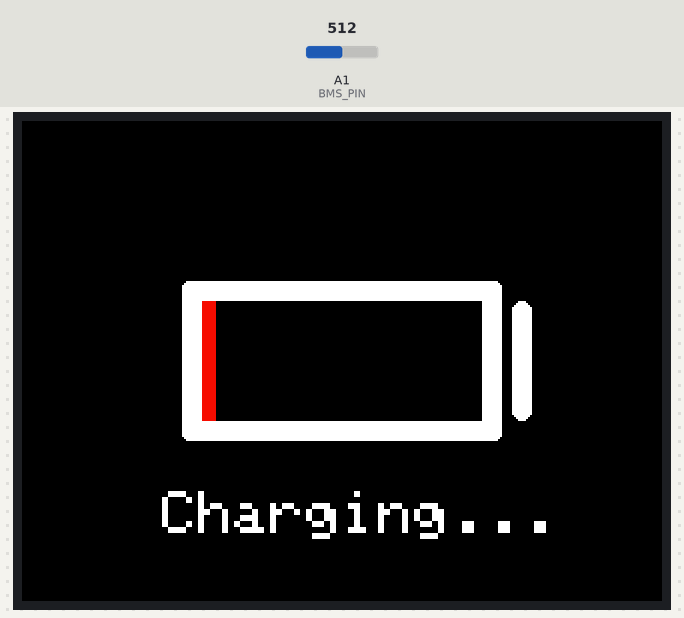
A sketch run on a simulated Arduino Uno, built with avr-gcc and run on an emulated ATmega328P. On the bench: 320×240 colour display. The test bench sets the inputs (shaded band); at power-on: A1 (BMS_PIN) = 512.

Above: at 0.57 s.
At 1.5 s:
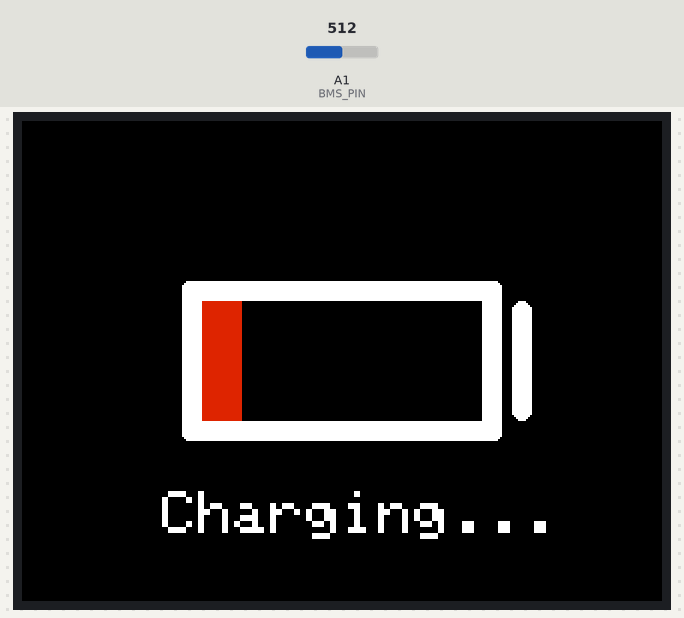
At 3.07 s:
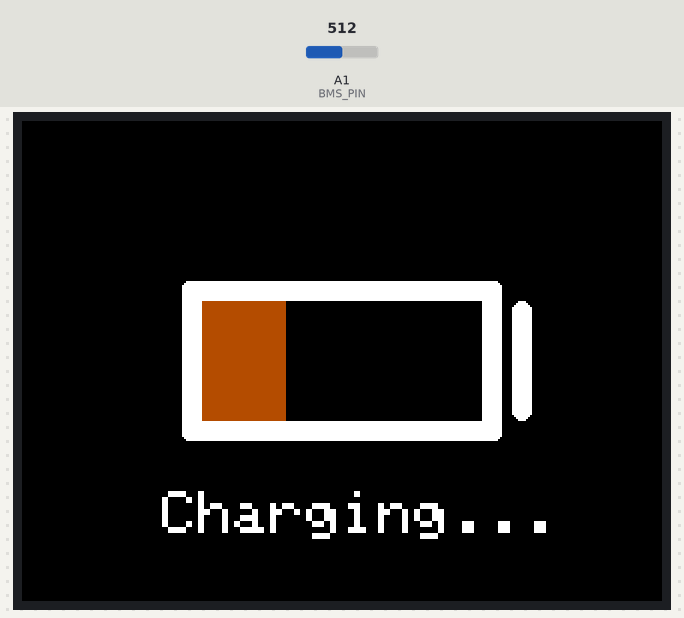
At 5.57 s:
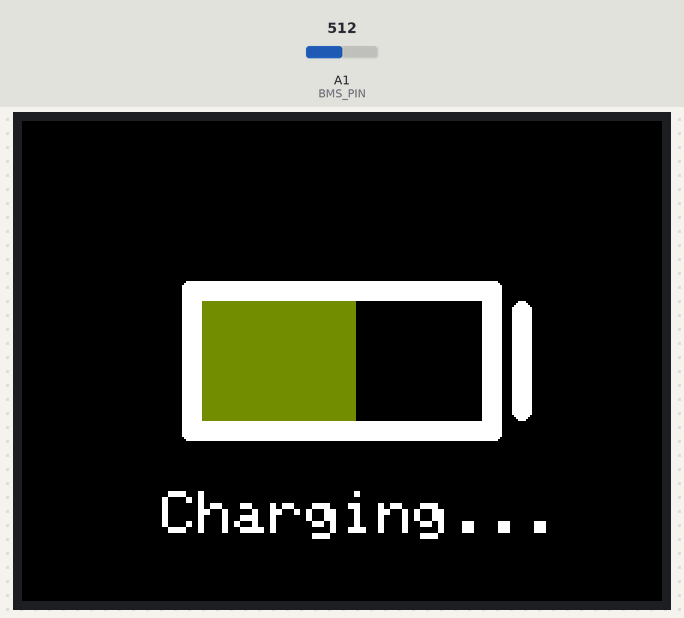
At 8.43 s:
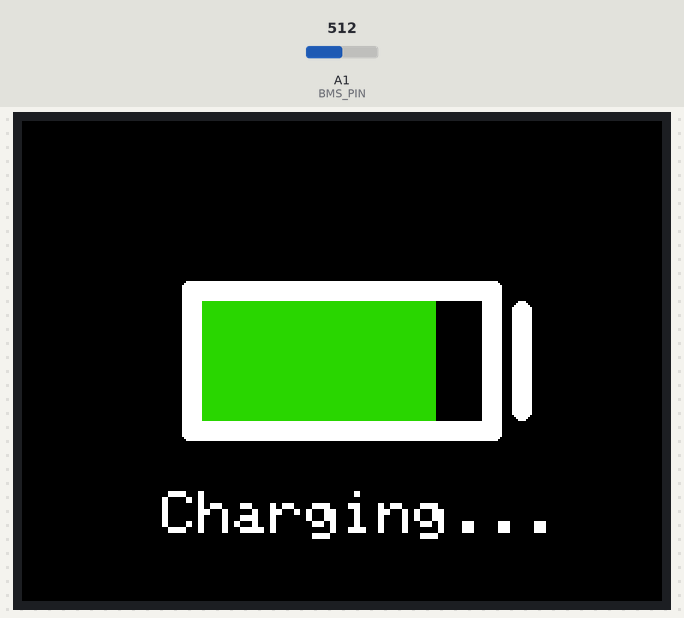
At 10.2 s:
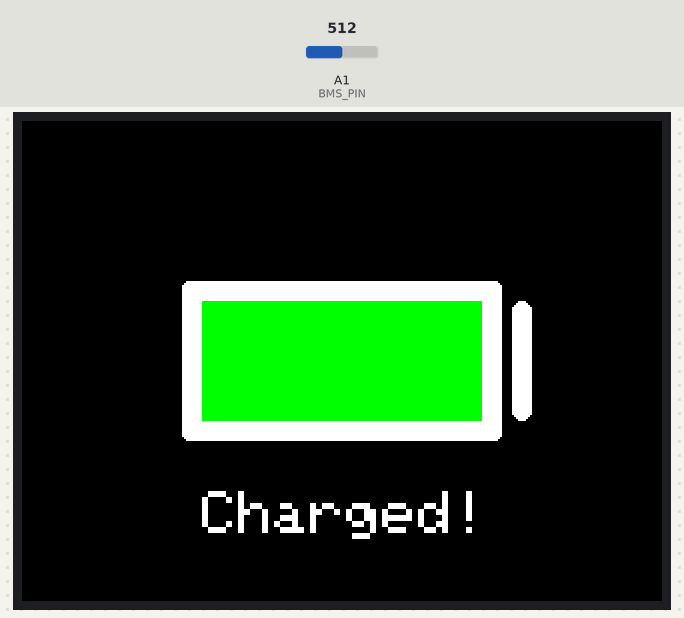

The sketch:

bms.ino
```cpp
#include <SPI.h>
#include <Adafruit_GFX.h>
#include <MCUFRIEND_kbv.h>
#include "voltmeter.h"
#include "display.h"

void setup(void) {
    setup_bms();
    setup_display();
    setup_battery();
}

void loop() {
    unsigned long curr = millis();
    float val = ((float)curr) / 10000.0 * 100.0;  // should take 10s to fill to 100%
    update_battery(val);

    float Vin = read_voltage();

    int ts = 15;
    /*
    tft.setTextColor(WHITE);
    tft.setCursor(50, tft.height() / 6 - ts);
    tft.print("Voltage: ");
    tft.setCursor(200, tft.height() / 6 - ts);
    tft.print(Vin);
    */

    if (val < 100) {
        tft.setCursor(70, 5 * tft.height() / 6 - ts);
        tft.print("Charging...");
    } else if (val > 100 && val < 101) {
        tft.setTextColor(BLACK);
        tft.setCursor(70, 5 * tft.height() / 6 - ts);
        tft.print("Charging...");
    } else {
        tft.setTextColor(WHITE);
        tft.setCursor(90, 5 * tft.height() / 6 - ts);
        tft.print("Charged!");
    }

    /*
    tft.setTextColor(BLACK);
    tft.setCursor(200, tft.height() / 6 - ts);
    tft.print(Vin);
    */
}
```

display.h
```cpp
// (licence header left out)
#ifndef DISPLAY_H_
#define DISPLAY_H_

#define LCD_CS A3       // Chip Select goes to Analog 3
#define LCD_CD A2       // Command/Data goes to Analog 2
#define LCD_WR A1       // LCD Write goes to Analog 1
#define LCD_RD A0       // LCD Read goes to Analog 0
#define LCD_RESET A4    // Can alternately just connect to Arduino's reset pin

// Assign human-readable names to some common 16-bit color values:
#define	BLACK   0x0000
#define	BLUE    0x001F
#define	RED     0xF800
#define	GREEN   0x07E0
#define CYAN    0x07FF
#define MAGENTA 0xF81F
#define YELLOW  0xFFE0
#define WHITE   0xFFFF

MCUFRIEND_kbv tft;

void setup_display();

void setup_battery();

void update_battery(float prct);

#endif // DISPLAY_H_
```

display.ino
```cpp
#include "display.h"

// TFT is initially vertically and is then rotated, so width / height are swapped when we #include display.h
int WIDTH  = tft.height();
int HEIGHT = tft.width();

// Battery-outline vars
int battery_r = 3;
int battery_w = WIDTH  / 2;
int battery_h = HEIGHT / 3;
int battery_x = (WIDTH  - battery_w) / 2;
int battery_y = (HEIGHT - battery_h) / 2;

// Battery-inner vars
int BRD_SIZE = 10;  // Size of battery border in pixel
int inner_x = battery_x + BRD_SIZE;
int inner_y = battery_y + BRD_SIZE;
int inner_w = battery_w - 2 * BRD_SIZE;
int inner_h = battery_h - 2 * BRD_SIZE;

// Battery front vars
int front_x_pad = 5;
int front_y_pad = 10;
int front_r = 5;
int front_x = battery_x + battery_w + front_x_pad;
int front_y = battery_y + front_y_pad;
int front_w = 10;
int front_h = battery_y - 2 * front_y_pad;

void setup_display() {
    tft.begin(tft.readID());
    tft.setRotation(1);
    tft.fillScreen(BLACK);
    tft.setTextSize(3);
}

void setup_battery() {
    // Draw battery outline
    tft.fillRoundRect(battery_x, battery_y, battery_w, battery_h, battery_r, WHITE);

    // Draw battery front
    tft.fillRoundRect(front_x, front_y, front_w, front_h, front_r, WHITE);

    // Draw black inside
    tft.fillRect(inner_x, inner_y, inner_w, inner_h, BLACK);
}

void update_battery(float prct) {
    // Battery-charge vars
    prct = prct > 100 ? 100 : prct;  // Ceil  battery charge
    prct = prct < 0   ? 0   : prct;  // floor battery charge
    prct /= 100;
    int charge_w = inner_w * prct;

    // Set color based on charge level
    int charge_c = tft.color565(255 * (1 - prct), 255 * prct, 0);

    // Draw battery charge level
    tft.fillRect(inner_x, inner_y, charge_w, inner_h, charge_c);
}
```

voltmeter.h
```cpp
/**
 * @file voltmeter.h
 * @author Sasha Berchenko
 * @brief Contains code to read voltage via BMS
 * @date 2022-03-13
 *
 * Contains code to perform Battery Management System operations such as read voltage
 */

#ifndef VOLTMETER_H_
#define VOLTMETER_H_

/// Analog pin used to read voltage
#define BMS_PIN 15

/// Resistance of R1
float R1 = 2200;

/// Resistance of R2
float R2 = 2200;

/**
 * @brief Sets up the BMS
 */
void setup_bms();

/**
 * @brief Reads the voltage on BMS_PIN
 *
 * An accurate reading is optained by comparing to interal 5V reference
 *
 * @return float The voltage reading
 */
float read_voltage();

#endif // VOLTMETER_H_
```

voltmeter.ino
```cpp
#include "voltmeter.h"

void setup_bms() {
    pinMode(BMS_PIN, INPUT);
}

float read_voltage() {
    int val = analogRead(BMS_PIN);

    // Squash divide-by-zero warnings
    if (R2 == 0 || R1 == 0) {
        return -1;
    }

    // Calculate Voltage Out and Voltage In
    float Vout = (val * 5.00) / 1024.00;
    float Vin = Vout / (R2/(R1+R2));

     // squash low vals
    if (Vin < .1) {
        Vin = .0;
    }

    return Vin;
}
```
